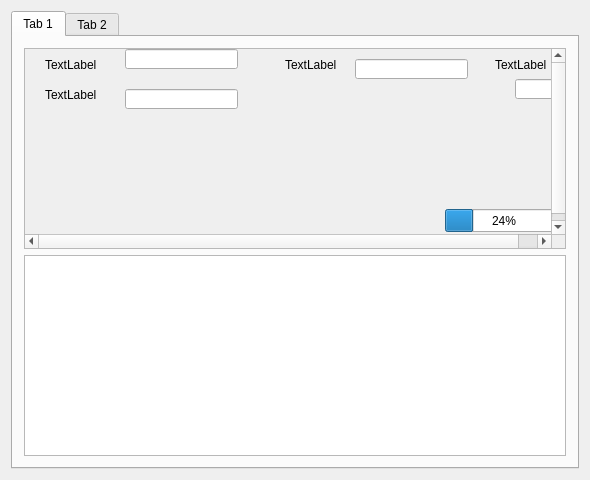
<?xml version="1.0" encoding="UTF-8"?>
<ui version="4.0">
 <class>MainWindow</class>
 <widget class="QMainWindow" name="MainWindow">
  <property name="geometry">
   <rect>
    <x>0</x>
    <y>0</y>
    <width>590</width>
    <height>480</height>
   </rect>
  </property>
  <property name="sizePolicy">
   <sizepolicy hsizetype="Expanding" vsizetype="MinimumExpanding">
    <horstretch>0</horstretch>
    <verstretch>0</verstretch>
   </sizepolicy>
  </property>
  <property name="windowTitle">
   <string>MainWindow</string>
  </property>
  <widget class="QWidget" name="centralWidget">
   <layout class="QGridLayout" name="gridLayout">
    <item row="0" column="0">
     <widget class="QTabWidget" name="MainTabWidget">
      <property name="sizePolicy">
       <sizepolicy hsizetype="Expanding" vsizetype="MinimumExpanding">
        <horstretch>0</horstretch>
        <verstretch>0</verstretch>
       </sizepolicy>
      </property>
      <property name="currentIndex">
       <number>0</number>
      </property>
      <widget class="QWidget" name="tab">
       <attribute name="title">
        <string>Tab 1</string>
       </attribute>
       <layout class="QGridLayout" name="gridLayout_2">
        <item row="0" column="0">
         <widget class="QScrollArea" name="scrollArea">
          <property name="widgetResizable">
           <bool>false</bool>
          </property>
          <widget class="QWidget" name="scrollAreaWidgetContents">
           <property name="geometry">
            <rect>
             <x>0</x>
             <y>0</y>
             <width>546</width>
             <height>193</height>
            </rect>
           </property>
           <widget class="QLabel" name="label">
            <property name="geometry">
             <rect>
              <x>20</x>
              <y>10</y>
              <width>54</width>
              <height>12</height>
             </rect>
            </property>
            <property name="text">
             <string>TextLabel</string>
            </property>
           </widget>
           <widget class="QLineEdit" name="lineEdit">
            <property name="geometry">
             <rect>
              <x>100</x>
              <y>0</y>
              <width>113</width>
              <height>20</height>
             </rect>
            </property>
           </widget>
           <widget class="QLabel" name="label_2">
            <property name="geometry">
             <rect>
              <x>20</x>
              <y>40</y>
              <width>54</width>
              <height>12</height>
             </rect>
            </property>
            <property name="text">
             <string>TextLabel</string>
            </property>
           </widget>
           <widget class="QLineEdit" name="lineEdit_2">
            <property name="geometry">
             <rect>
              <x>100</x>
              <y>40</y>
              <width>113</width>
              <height>20</height>
             </rect>
            </property>
           </widget>
           <widget class="QLabel" name="label_3">
            <property name="geometry">
             <rect>
              <x>260</x>
              <y>10</y>
              <width>54</width>
              <height>12</height>
             </rect>
            </property>
            <property name="text">
             <string>TextLabel</string>
            </property>
           </widget>
           <widget class="QLineEdit" name="lineEdit_3">
            <property name="geometry">
             <rect>
              <x>330</x>
              <y>10</y>
              <width>113</width>
              <height>20</height>
             </rect>
            </property>
           </widget>
           <widget class="QLabel" name="label_4">
            <property name="geometry">
             <rect>
              <x>470</x>
              <y>10</y>
              <width>54</width>
              <height>12</height>
             </rect>
            </property>
            <property name="text">
             <string>TextLabel</string>
            </property>
           </widget>
           <widget class="QLineEdit" name="lineEdit_4">
            <property name="geometry">
             <rect>
              <x>490</x>
              <y>30</y>
              <width>113</width>
              <height>20</height>
             </rect>
            </property>
           </widget>
           <widget class="QProgressBar" name="progressBar">
            <property name="geometry">
             <rect>
              <x>420</x>
              <y>160</y>
              <width>118</width>
              <height>23</height>
             </rect>
            </property>
            <property name="value">
             <number>24</number>
            </property>
           </widget>
          </widget>
         </widget>
        </item>
        <item row="1" column="0">
         <widget class="QTableWidget" name="tableWidget"/>
        </item>
       </layout>
      </widget>
      <widget class="QWidget" name="tab_2">
       <attribute name="title">
        <string>Tab 2</string>
       </attribute>
      </widget>
     </widget>
    </item>
   </layout>
  </widget>
  <widget class="QMenuBar" name="menuBar">
   <property name="geometry">
    <rect>
     <x>0</x>
     <y>0</y>
     <width>590</width>
     <height>23</height>
    </rect>
   </property>
  </widget>
 </widget>
 <layoutdefault spacing="6" margin="11"/>
 <resources/>
 <connections/>
</ui>
